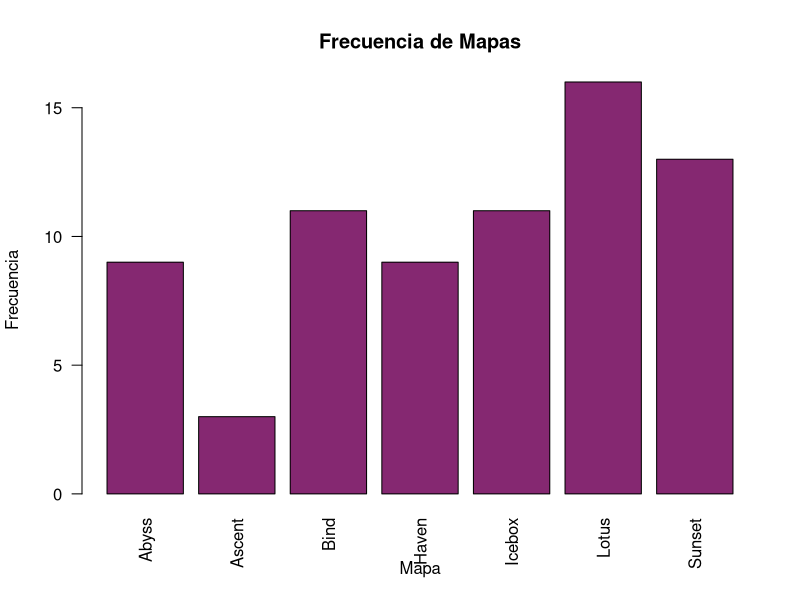

R code for this plot:
draft <- read.csv("vct_2024/matches/draft_phase.csv", stringsAsFactors = FALSE)

pick_map <- subset(draft, Tournament == "Valorant Champions 2024" & Action != "ban", select = c(Action, Map))

conteo_mapas <- table(pick_map$Map)

ruta_jpg <- "graficos/frecuencia_mapas.jpg"

jpeg(ruta_jpg, width = 800, height = 600, quality = 100)

barplot(conteo_mapas,
        main = "Frecuencia de Mapas",
        xlab = "Mapa",
        ylab = "Frecuencia",
        col = "#852871",
        las = 2)

dev.off()